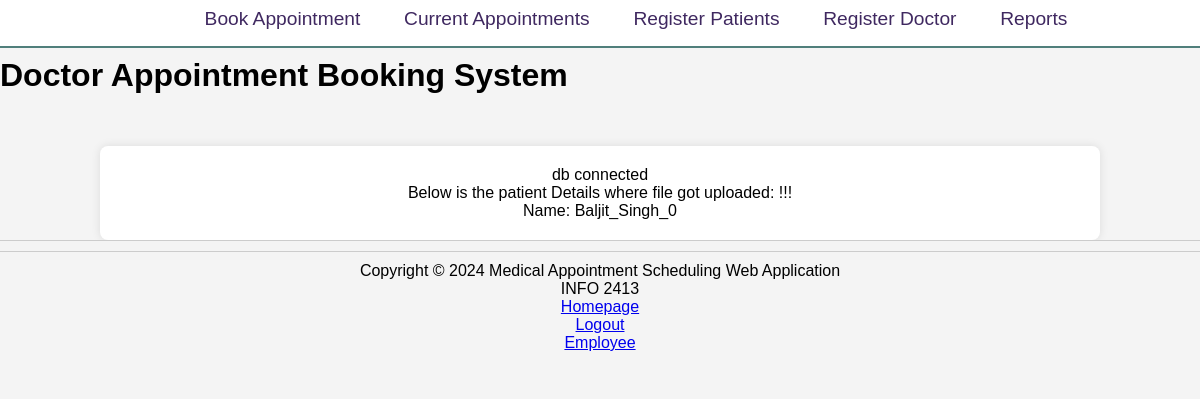
The app's page /admin/lab_results.php with its own data.
### tables this page shows
CREATE TABLE `registration` (
  `fname` varchar(200) NOT NULL,
  `lname` varchar(200) NOT NULL,
  `healthNo` int(7) NOT NULL,
  `email` text NOT NULL,
  `phoneNo` int(10) NOT NULL,
  `address` text NOT NULL,
  `gender` varchar(100) NOT NULL
);

### admin/lab_results.php (the view, shortened to what this page needs)
<!DOCTYPE html>
<html>
<?php include 'header.php'; ?>
    <center>
    <div class="container">
<?php
	$con=new mysqli ('localhost', 'root', '','project_final');
    if ($con -> connect_errno) {
        echo "Failed to connect to MySQL: " . $mysqli -> connect_error;
        exit();
      }
      else {
        echo "db connected"."<br>";
      }
				$healthNo=$_POST['cardnumber'];
				$query = "select * from registration where healthNo='$healthNo'";
				$query_run = mysqli_query($con,$query);
                if ($query_run->num_rows > 0) {
                    while($row = $query_run->fetch_assoc()) {
                        echo "Below is the patient Details where file got uploaded: !!!"."<br>";
                       echo "Name: " . $row["fname"]."_".$row["lname"]."_".$row["healthNo"]."<br>";
                       $namefirst = $row["fname"];
                       $namelast = $row["lname"];
                       $healthcard = $row["healthNo"];
                    if(isset($_POST['results'])){
                        $Patient_Files = $_FILES['pdf_file'];
                        move_uploaded_file($Patient_Files['tmp_name'],"../Patient_Files/$namefirst-$namelast-$healthcard/".$healthcard."_".$namefirst."_".$namelast."_".$Patient_Files['name']);
                    }}
                  }
                else{
	                        echo "Patient Doesn't exists in list!!";
                    }
		?>
        </center>
    </body>
    <footer><?php include 'footer.php'; ?>
    </footer>
</html>

### style.css (style rules this page uses)
body { font-family: Arial, sans-serif; background-color: #f4f4f4; margin: 0; padding: 0; min-height: 100vh; display: flex; flex-direction: column; }
.container { width: 80%; margin: auto; background: white; padding: 20px; box-shadow: 0 0 10px rgba(0, 0, 0, 0.1); margin-top: 30px; border-radius: 8px; flex-grow: 1; display: flex; flex-direction: column; }
footer { text-align: center; padding: 10px 0; background: #f4f4f4; border-top: 1px solid #ccc; }

### records on screen
registration: fname "Baljit", lname "Singh", healthNo "0"
